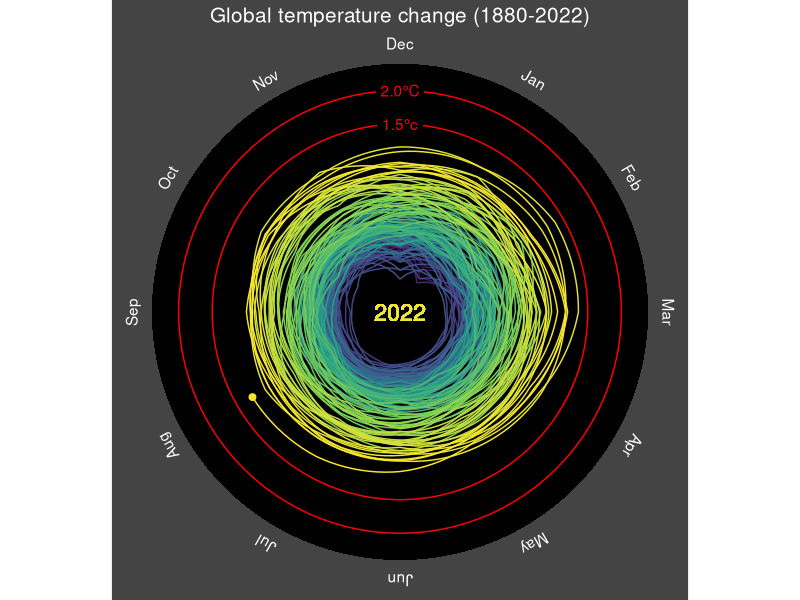
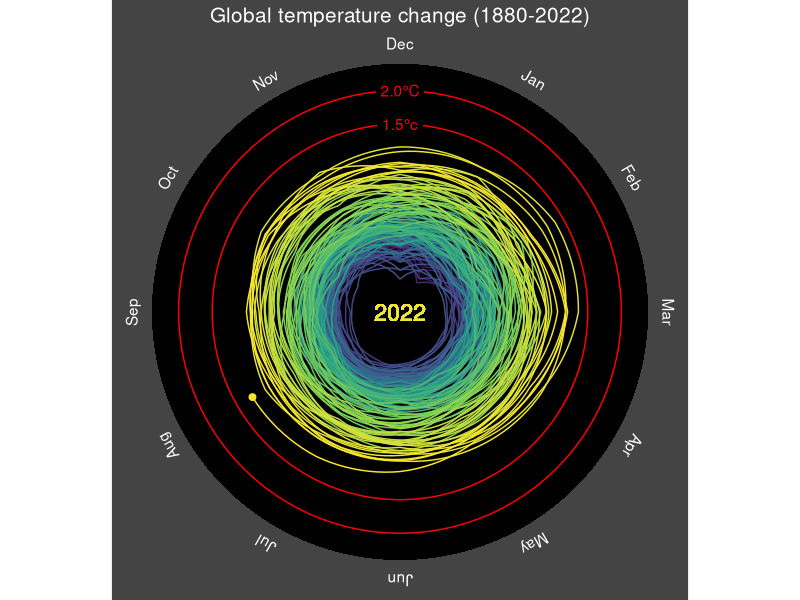

The R source for these figures, in order:
#load libraries
library(tidyverse)

#load data

t_diff <- read_csv("data/GLB.Ts+dSST.csv", skip = 1, na = "***") %>%
  select(year= Year, month.abb) %>%
  pivot_longer(-year, names_to = "month", values_to = "t_diff") %>%
  drop_na() %>% #eliminates all NA values
  mutate(month = factor(month, levels = month.abb)) #helps put the months in alphabetical order

next_jan <- t_diff %>%
  filter(month == "Jan") %>%
  mutate(year = year - 1,
         month = "next_Jan")

#create 

t_data <- bind_rows(t_diff, next_jan) %>%
  mutate(month = factor(month, levels = c(month.abb, "next_Jan")),
         month_number = as.numeric(month))

annotation <- t_data %>%
  slice_max(year)%>%
  slice_max(month_number)

temp_lines <- tibble(
  x = 12,
  y = c(1.5, 2.0),
  labels = c("1.5\u00b0c", "2.0\u00B0C")
)

month_lables <- tibble(
  x = 1:12,
  labels = month.abb,
  y = 2.7
)

#plot
t_data %>%
  ggplot(aes(x=month_number, y=t_diff, group = year, color = year))+
  geom_col(data = month_lables, aes(x=x + 0.5, y = 2.4), fill = "black",
           width = 1,
           inherit.aes = FALSE) +
  geom_col(data = month_lables, aes(x=x + 0.5, y = -2), fill = "black",
           width = 1,
           inherit.aes = FALSE) +
  geom_hline(yintercept = c(1.5, 2.0), color = "red")+
  geom_line() +
  geom_point(data = annotation, aes(x=month_number, y=t_diff, color = year),
             size = 2,
             inherit.aes = FALSE)+
  geom_label(data = temp_lines, aes(x=x, y=y, label = labels), 
             color = "red", fill = "black", label.size = 0, 
             inherit.aes = FALSE)+
  geom_text(data = month_lables, aes(x=x, y=y, label = labels), 
            inherit.aes = FALSE, color = "white",
            angle = seq(360 -360/12, 0, length.out = 12))+
  geom_text(aes(x = 1, y =-1.3, label = "2022"), size = 6)+
  scale_x_continuous(breaks = 1:12,
                     labels = month.abb, expand = c(0,0),
                     sec.axis = dup_axis(name = NULL, labels = NULL))+
  scale_y_continuous(breaks = seq(-2, 2, 0.2),
                     limits = c(-2, 2.7), expand = c(0, -0.7),
                     sec.axis = dup_axis(name = NULL, labels = NULL))+
  scale_color_viridis_c(breaks = seq(1880, 2020, 20),
                        guide ="none") +
  coord_polar(start = 2*pi/12)+
  labs(x= NULL,
       y = NULL,
       title = "Global temperature change (1880-2022)")+
  theme(
    plot.background = element_rect(fill = "#444444", color = "#444444"),
    panel.background = element_rect(fill = "#444444", size = 1),
    panel.grid = element_blank(),
    axis.text.x = element_blank(),
    axis.text.y = element_blank(),
    axis.title.y  = element_blank(),
    axis.ticks = element_blank(),
    axis.title = element_text(color = "white", size = 13),
    plot.title = element_text(color = "white", hjust = 0.5, size = 15)
  )
  

ggsave("figures/temperatures_lines_spiral.png", width = 8, height = 4.5)

